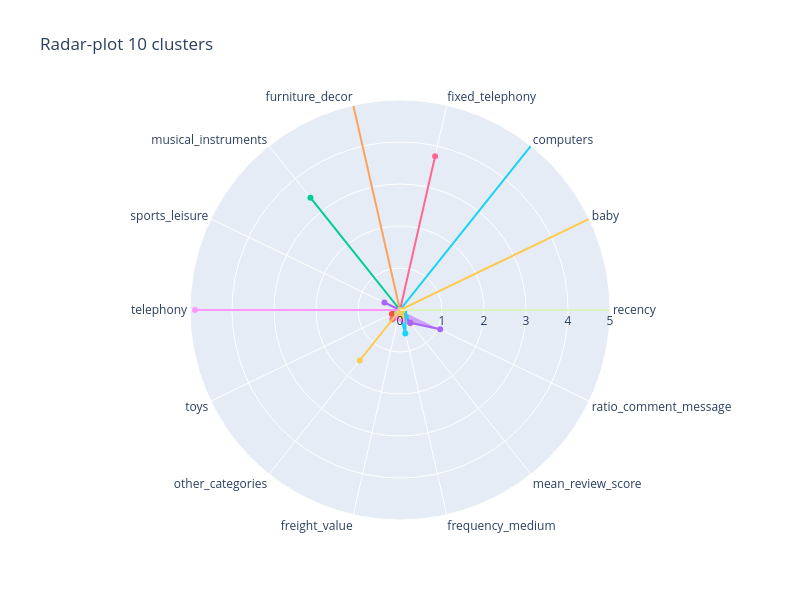

Source (notebook cell):
### Markdown cell above
### radar plot centroids

### Code cell
plot_clusters_radar(centroid_kmeans_10)

### Figure 1 — Plotly figure (JSON) as saved in the notebook; plotly's stock layout.template omitted (floating-point values rounded to 4 significant figures)
{"data": [{"fill": "toself", "name": "Cluster 0", "r": [-0.1757, -0.04336, -0.04775, -0.2663, -0.08114, -0.2924, 0.03486, -0.2049, 0.1628, -0.01757, -0.02342, -0.02385, -2.019, 0.008934], "theta": ["recency", "baby", "computers", "fixed_telephony", "furniture_decor", "musical_instruments", "sports_leisure", "telephony", "toys", "other_categories", "freight_value", "frequency_medium", "mean_review_score", "ratio_comment_message"], "type": "scatterpolar"}, {"fill": "toself", "name": "Cluster 1", "r": [-0.1757, -0.04336, -0.04775, -0.2663, -0.08114, -0.2924, -0.2133, -0.2049, 0.215, -0.0614, -0.00265, -0.06473, 0.3939, -0.8298], "theta": ["recency", "baby", "computers", "fixed_telephony", "furniture_decor", "musical_instruments", "sports_leisure", "telephony", "toys", "other_categories", "freight_value", "frequency_medium", "mean_review_score", "ratio_comment_message"], "type": "scatterpolar"}, {"fill": "toself", "name": "Cluster 2", "r": [-0.1757, -0.04336, -0.04775, -0.2663, -0.08114, 3.42, -0.2074, -0.2049, -0.5316, 0.02483, 0.05303, 0.0449, 0.01863, -0.05204], "theta": ["recency", "baby", "computers", "fixed_telephony", "furniture_decor", "musical_instruments", "sports_leisure", "telephony", "toys", "other_categories", "freight_value", "frequency_medium", "mean_review_score", "ratio_comment_message"], "type": "scatterpolar"}, {"fill": "toself", "name": "Cluster 3", "r": [-0.1757, -0.04336, -0.04775, -0.2663, -0.08114, -0.2924, 0.4117, -0.2049, 0.07127, 0.003206, -0.07796, 0.01854, 0.388, 1.06], "theta": ["recency", "baby", "computers", "fixed_telephony", "furniture_decor", "musical_instruments", "sports_leisure", "telephony", "toys", "other_categories", "freight_value", "frequency_medium", "mean_review_score", "ratio_comment_message"], "type": "scatterpolar"}, {"fill": "toself", "name": "Cluster 4", "r": [-0.1757, -0.04336, -0.04775, -0.2598, 12.32, -0.2865, -0.2055, -0.1642, -0.5401, 0.298, 0.1201, -0.1116, 0.05697, -0.01128], "theta": ["recency", "baby", "computers", "fixed_telephony", "furniture_decor", "musical_instruments", "sports_leisure", "telephony", "toys", "other_categories", "freight_value", "frequency_medium", "mean_review_score", "ratio_comment_message"], "type": "scatterpolar"}, {"fill": "toself", "name": "Cluster 5", "r": [-0.1757, -0.04336, 20.94, -0.2663, -0.08114, -0.2582, -0.1907, -0.2049, -0.555, -0.1062, 0.06065, 0.5712, 0.2164, 0.1114], "theta": ["recency", "baby", "computers", "fixed_telephony", "furniture_decor", "musical_instruments", "sports_leisure", "telephony", "toys", "other_categories", "freight_value", "frequency_medium", "mean_review_score", "ratio_comment_message"], "type": "scatterpolar"}, {"fill": "toself", "name": "Cluster 6", "r": [-0.1757, -0.04336, -0.04775, 3.755, -0.08114, -0.2806, -0.2118, -0.2049, -0.5073, 0.269, 0.1804, 0.143, -0.007291, -0.016], "theta": ["recency", "baby", "computers", "fixed_telephony", "furniture_decor", "musical_instruments", "sports_leisure", "telephony", "toys", "other_categories", "freight_value", "frequency_medium", "mean_review_score", "ratio_comment_message"], "type": "scatterpolar"}, {"fill": "toself", "name": "Cluster 7", "r": [5.69, -0.04336, -0.04775, -0.241, -0.08114, -0.2846, -0.2082, -0.1569, -0.5422, 0.1054, 0.1022, -0.08415, 0.001972, -0.07392], "theta": ["recency", "baby", "computers", "fixed_telephony", "furniture_decor", "musical_instruments", "sports_leisure", "telephony", "toys", "other_categories", "freight_value", "frequency_medium", "mean_review_score", "ratio_comment_message"], "type": "scatterpolar"}, {"fill": "toself", "name": "Cluster 8", "r": [-0.1757, -0.04336, -0.04775, -0.2557, -0.08114, -0.2778, -0.2082, 4.88, -0.5331, -0.1016, 0.1923, 0.2414, -0.009228, -0.07199], "theta": ["recency", "baby", "computers", "fixed_telephony", "furniture_decor", "musical_instruments", "sports_leisure", "telephony", "toys", "other_categories", "freight_value", "frequency_medium", "mean_review_score", "ratio_comment_message"], "type": "scatterpolar"}, {"fill": "toself", "name": "Cluster 9", "r": [-0.1757, 23.06, -0.04775, -0.2214, -0.08114, -0.2924, -0.2133, -0.2049, -0.5658, 1.536, -0.6556, 0.1472, -0.007607, 0.05549], "theta": ["recency", "baby", "computers", "fixed_telephony", "furniture_decor", "musical_instruments", "sports_leisure", "telephony", "toys", "other_categories", "freight_value", "frequency_medium", "mean_review_score", "ratio_comment_message"], "type": "scatterpolar"}], "layout": {"height": 600, "polar": {"angularaxis": {"type": "category"}, "radialaxis": {"autorange": false, "range": [0, 5], "type": "linear", "visible": true}}, "showlegend": false, "title": {"text": "Radar-plot 10 clusters"}, "width": 800}}
